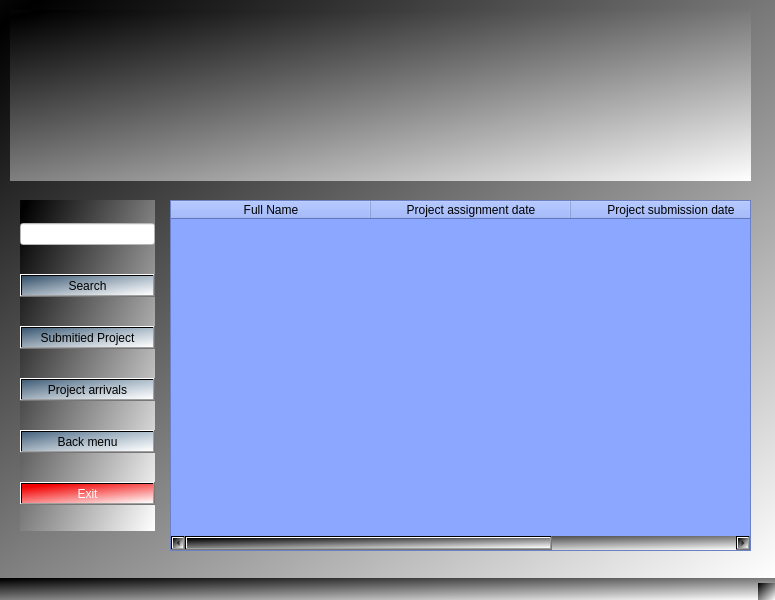
<?xml version="1.0" encoding="UTF-8"?>
<ui version="4.0">
 <class>MainWindow</class>
 <widget class="QMainWindow" name="MainWindow">
  <property name="geometry">
   <rect>
    <x>0</x>
    <y>0</y>
    <width>775</width>
    <height>600</height>
   </rect>
  </property>
  <property name="windowTitle">
   <string>MainWindow</string>
  </property>
  <property name="styleSheet">
   <string notr="true">background-color: qlineargradient(spread:reflect, x1:0.05, y1:0, x2:1, y2:1, stop:0 rgba(0, 0, 0, 255), stop:1 rgba(255, 255, 255, 255));
font: 75 11pt &quot;Arial&quot;;</string>
  </property>
  <widget class="QWidget" name="centralwidget">
   <widget class="QTableWidget" name="tableWidget">
    <property name="geometry">
     <rect>
      <x>170</x>
      <y>200</y>
      <width>581</width>
      <height>351</height>
     </rect>
    </property>
    <property name="styleSheet">
     <string notr="true">background-color: rgb(140, 167, 255);
</string>
    </property>
    <property name="frameShadow">
     <enum>QFrame::Raised</enum>
    </property>
    <property name="sizeAdjustPolicy">
     <enum>QAbstractScrollArea::AdjustToContentsOnFirstShow</enum>
    </property>
    <attribute name="horizontalHeaderDefaultSectionSize">
     <number>200</number>
    </attribute>
    <column>
     <property name="text">
      <string>Full Name</string>
     </property>
    </column>
    <column>
     <property name="text">
      <string>Project assignment date</string>
     </property>
    </column>
    <column>
     <property name="text">
      <string>Project submission date</string>
     </property>
    </column>
   </widget>
   <widget class="QLabel" name="label_2">
    <property name="geometry">
     <rect>
      <x>10</x>
      <y>10</y>
      <width>741</width>
      <height>171</height>
     </rect>
    </property>
    <property name="text">
     <string/>
    </property>
    <property name="pixmap">
     <pixmap>../../../../Downloads/logo.png</pixmap>
    </property>
    <property name="scaledContents">
     <bool>true</bool>
    </property>
   </widget>
   <widget class="QWidget" name="layoutWidget">
    <property name="geometry">
     <rect>
      <x>20</x>
      <y>200</y>
      <width>135</width>
      <height>331</height>
     </rect>
    </property>
    <layout class="QVBoxLayout" name="verticalLayout">
     <item>
      <widget class="QLineEdit" name="lineEdit">
       <property name="styleSheet">
        <string notr="true">font: 700 10pt &quot;Tahoma&quot;;
background-color: rgb(255, 255, 255);</string>
       </property>
       <property name="clearButtonEnabled">
        <bool>true</bool>
       </property>
      </widget>
     </item>
     <item>
      <widget class="QPushButton" name="pushButton">
       <property name="styleSheet">
        <string notr="true">font: 700 10pt &quot;Tahoma&quot;;
color: rgb(0, 0, 0);
background-color: qlineargradient(spread:pad, x1:0, y1:0, x2:1, y2:1, stop:0 rgba(59, 102, 140, 175), stop:1 rgba(255, 255, 255, 255));</string>
       </property>
       <property name="text">
        <string>Search</string>
       </property>
      </widget>
     </item>
     <item>
      <widget class="QPushButton" name="pushButton_2">
       <property name="styleSheet">
        <string notr="true">font: 700 10pt &quot;Tahoma&quot;;
color: rgb(0, 0, 0);
background-color: qlineargradient(spread:pad, x1:0, y1:0, x2:1, y2:1, stop:0 rgba(59, 102, 140, 175), stop:1 rgba(255, 255, 255, 255));</string>
       </property>
       <property name="text">
        <string>Submitied Project</string>
       </property>
      </widget>
     </item>
     <item>
      <widget class="QPushButton" name="pushButton_3">
       <property name="styleSheet">
        <string notr="true">font: 700 10pt &quot;Tahoma&quot;;
color: rgb(0, 0, 0);
background-color: qlineargradient(spread:pad, x1:0, y1:0, x2:1, y2:1, stop:0 rgba(59, 102, 140, 175), stop:1 rgba(255, 255, 255, 255));</string>
       </property>
       <property name="text">
        <string>Project arrivals</string>
       </property>
      </widget>
     </item>
     <item>
      <widget class="QPushButton" name="pushButton_4">
       <property name="styleSheet">
        <string notr="true">font: 700 10pt &quot;Tahoma&quot;;
color: rgb(0, 0, 0);
background-color: qlineargradient(spread:pad, x1:0, y1:0, x2:1, y2:1, stop:0 rgba(59, 102, 140, 175), stop:1 rgba(255, 255, 255, 255));</string>
       </property>
       <property name="text">
        <string>Back menu</string>
       </property>
      </widget>
     </item>
     <item>
      <widget class="QPushButton" name="pushButton_5">
       <property name="styleSheet">
        <string notr="true">color: qlineargradient(spread:pad, x1:0.955, y1:0.176045, x2:0.971136, y2:0, stop:0.994318 rgba(241, 192, 243, 255), stop:1 rgba(255, 255, 27, 255));
background-color: qlineargradient(spread:pad, x1:0.25, y1:0, x2:1, y2:1, stop:0 rgba(242, 0, 0, 255), stop:1 rgba(255, 255, 255, 255));
color: rgb(255, 255, 255);</string>
       </property>
       <property name="text">
        <string>Exit</string>
       </property>
      </widget>
     </item>
    </layout>
   </widget>
  </widget>
  <widget class="QStatusBar" name="statusbar"/>
 </widget>
 <resources/>
 <connections/>
</ui>
